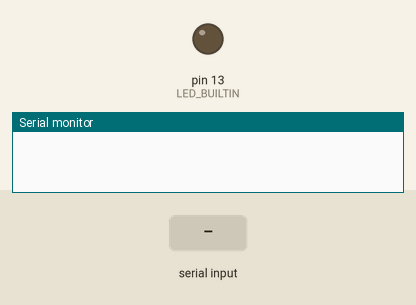
Bench run of a sketch on a simulated Arduino Uno, built with avr-gcc and run on an emulated ATmega328P. Parts: output pins drawn as LEDs (lit = HIGH), the last lines printed to the serial monitor. Inputs (shaded band) come from the test bench.

Above: at 1.2 s.
1.3 s: "LOCK\n" received over Serial
At 2.1 s:
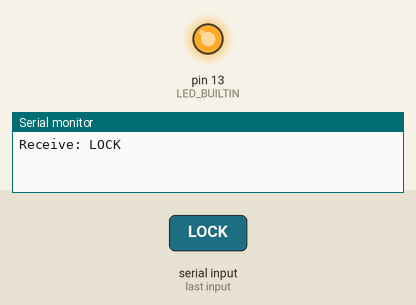
3.9 s: "UNLOCK\n" received over Serial
At 6.7 s:
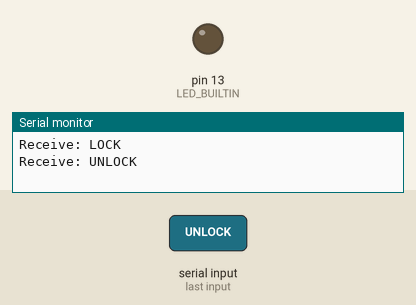
Timing chart, 0 to 8.2 s (numbered marks = the images above; inputs shaded):
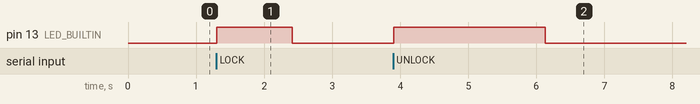

Measured:
- after the input at 1.3 s, pin 13 (LED_BUILTIN): LOW → HIGH at once, → LOW 1.1 s later
- after the input at 3.9 s, pin 13 (LED_BUILTIN): LOW → HIGH at once, → LOW 2.2 s later

The sketch:

Arduino_side.ino
```cpp
void setup() {
  Serial.begin(9600);
  while (!Serial) {
    ;
  }
  pinMode(LED_BUILTIN, OUTPUT);
}

void loop() {
  if (Serial.available() > 0) {
    String data = Serial.readStringUntil('\n');

    if (data.length() > 0) {
      Serial.print("Receive: ");
      Serial.println(data);
    }

    if(data == "LOCK"){
      digitalWrite(LED_BUILTIN, HIGH);
      delay(1111);
      digitalWrite(LED_BUILTIN, LOW);

    }

    if(data == "UNLOCK"){
      digitalWrite(LED_BUILTIN, HIGH);
      delay(2222);
      digitalWrite(LED_BUILTIN, LOW);

    }

    if (data.startsWith("LOCKTOUCH,")) {
      String delayValueStr = data.substring(10);
      int delayValue = delayValueStr.toInt();

      if (delayValue > 0) {
        Serial.print("LOCKTOUCH delay: ");
        Serial.println(delayValue);
        digitalWrite(LED_BUILTIN, HIGH);
        delay(delayValue);
        digitalWrite(LED_BUILTIN, LOW);
      } else {
        Serial.println("Invalid LOCKTOUCH value");
      }
    }

    if (data.startsWith("UNLOCKTOUCH,")) {
      String delayValueStr = data.substring(12);
      int delayValue = delayValueStr.toInt();

      if (delayValue > 0) {
        Serial.print("UNLOCKTOUCH delay: ");
        Serial.println(delayValue);
        digitalWrite(LED_BUILTIN, HIGH);
        delay(delayValue);
        digitalWrite(LED_BUILTIN, LOW);
      } else {
        Serial.println("Invalid UNLOCKTOUCH value");
      }
    }
  }
}
```
